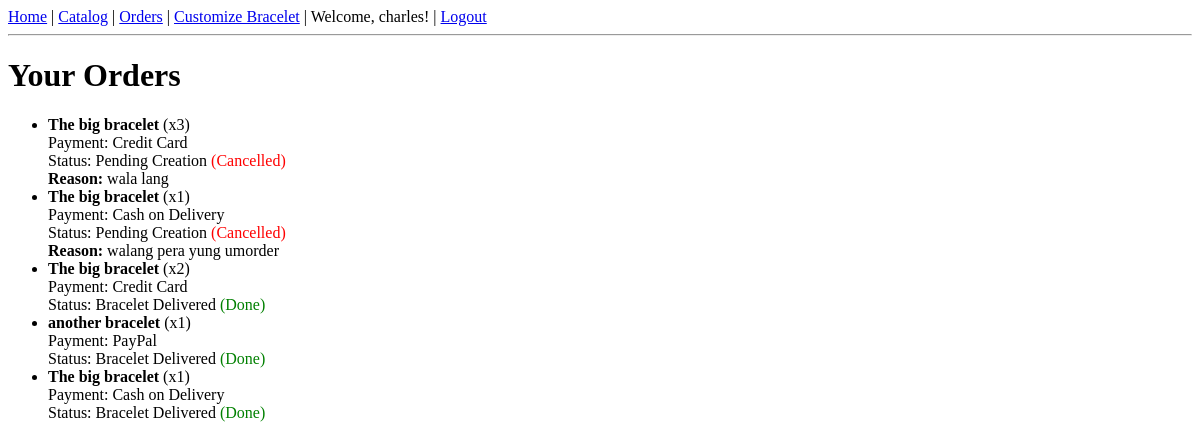
The page /orders/ (signed in) on the database as committed earlier.
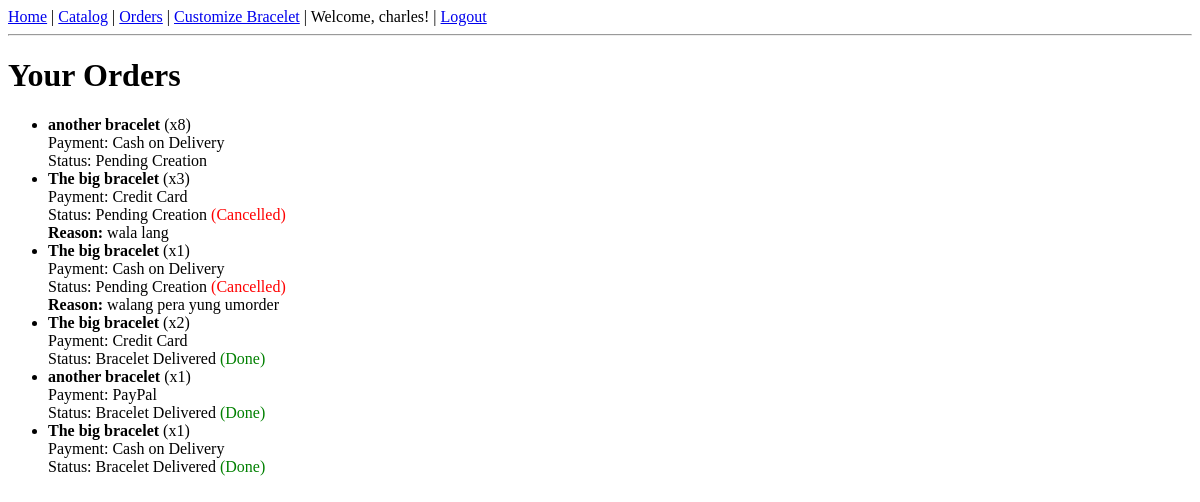
The same page on the database as committed later.
### shop/models.py (models this page shows, shortened)
class Order(models.Model):
    STATUS_CHOICES = [
        ('waiting', 'Waiting for Payment'),
        ('pending', 'Pending Creation'),
        ('created', 'Finished Creating the Bracelet'),
        ('delivering', 'Bracelet is Being Delivered'),
        ('delivered', 'Bracelet Delivered'),
    ]
    PAYMENT_CHOICES = [
        ('credit_card', 'Credit Card'),
        ('paypal', 'PayPal'),
        ('cod', 'Cash on Delivery'),
    ]
    customer = models.ForeignKey(User, on_delete=models.CASCADE)
    product = models.ForeignKey(Product, on_delete=models.CASCADE)
    quantity = models.PositiveIntegerField()
    payment_type = models.CharField(max_length=20, choices=PAYMENT_CHOICES)
    status = models.CharField(max_length=20, choices=STATUS_CHOICES, default='waiting')
    created_at = models.DateTimeField(auto_now_add=True)
    done = models.BooleanField(default=False)
    cancelled = models.BooleanField(default=False)
    cancel_reason = models.TextField(blank=True, null=True)

class Product(models.Model):
    name = models.CharField(max_length=100)
    price = models.DecimalField(max_digits=8, decimal_places=2)
    image = models.ImageField(upload_to='product_images/')
    created_by = models.ForeignKey(SellerProfile, on_delete=models.CASCADE)
    stock = models.PositiveIntegerField(default=0)

### shop/views.py (the view)
# urls.py: path('orders/', views.order_list, name='order_list'),
def order_list(request):
    if not request.user.is_authenticated or hasattr(request.user, 'sellerprofile'):
        return redirect('login')
    orders = Order.objects.filter(customer=request.user).order_by('-created_at')
    return render(request, 'shop/order_list.html', {'orders': orders})

### shop/templates/shop/order_list.html
{% extends 'shop/base.html' %}
{% block content %}
<h1>Your Orders</h1>
{% if orders %}
    <ul>
    {% for order in orders %}
        <li>
            <strong>{{ order.product.name }}</strong> (x{{ order.quantity }})<br>
            Payment: {{ order.get_payment_type_display }}<br>
            Status: {{ order.get_status_display }}
            {% if order.done %}
                <span style="color:green;">(Done)</span>
            {% endif %}
            {% if order.cancelled %}
                <span style="color:red;">(Cancelled)</span><br>
                <strong>Reason:</strong> {{ order.cancel_reason }}
            {% endif %}
        </li>
    {% endfor %}
    </ul>
{% else %}
    <p>No orders yet.</p>
{% endif %}
{% endblock %}

Rows that differ between the two databases and show on the page:
added Order: product.name "another bracelet", quantity "8", payment_type "Cash on Delivery", status "Pending Creation"
